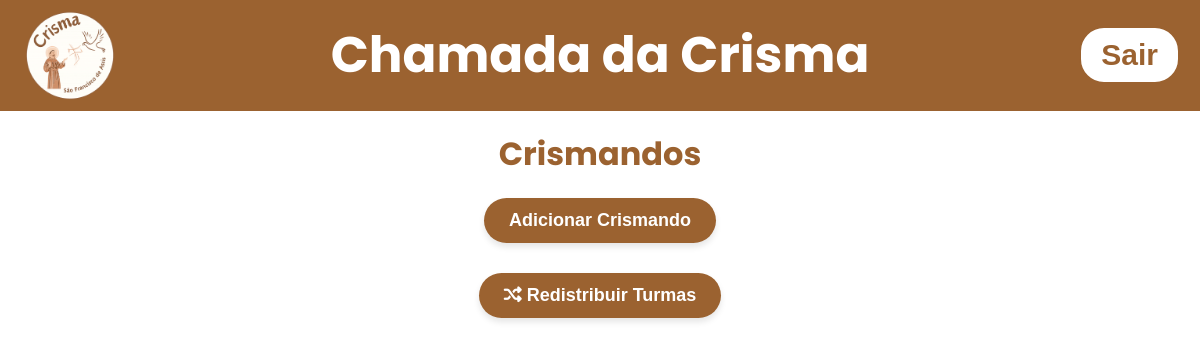
Before: /listcrismandos (signed in) with the older database file.
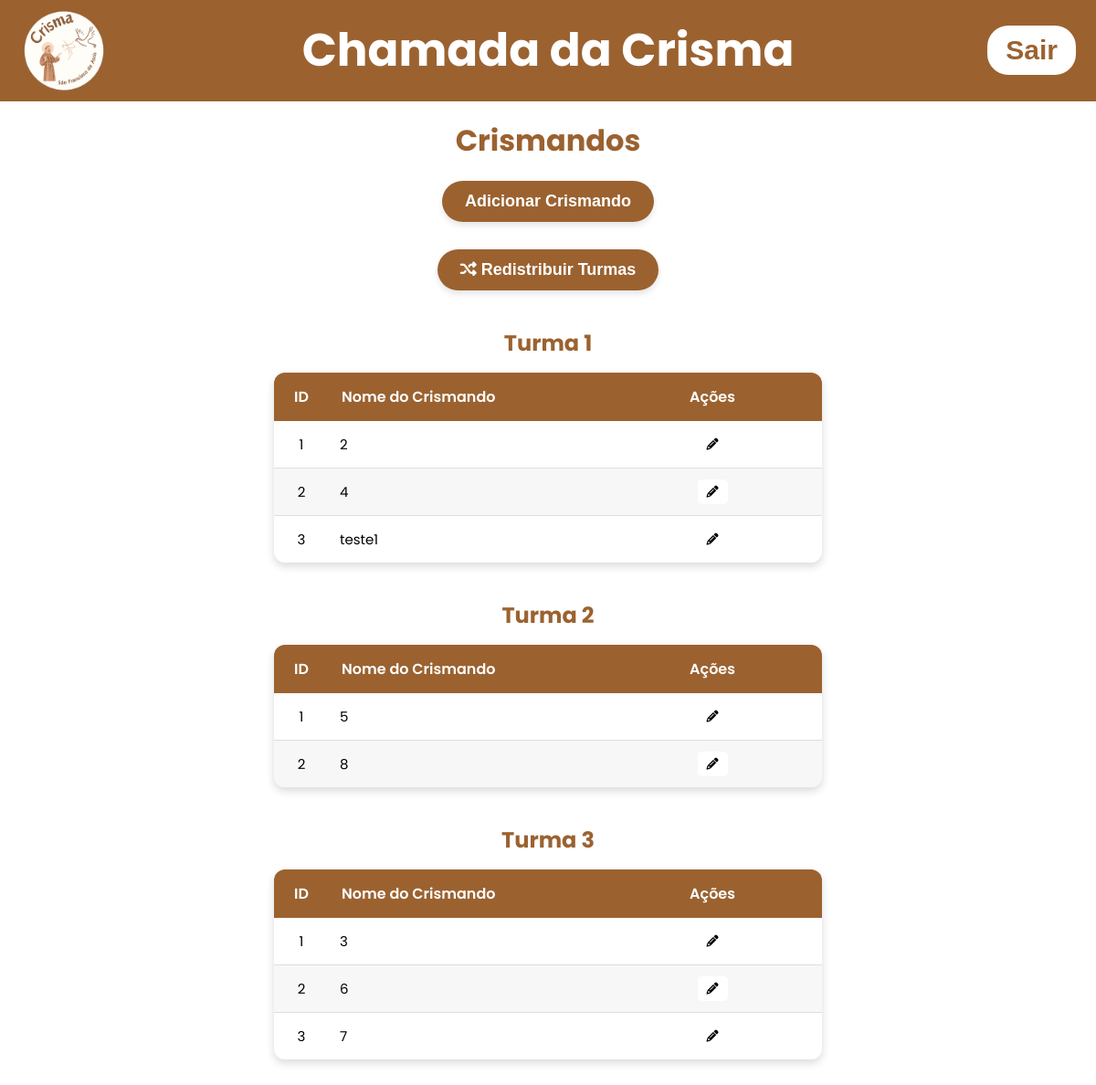
After: the same page with the newer database file.
### tables this page shows
CREATE TABLE turmas (
    id INTEGER PRIMARY KEY AUTOINCREMENT,
    turma_name TEXT NOT NULL UNIQUE                            
);

CREATE TABLE crismandos (
    id INTEGER PRIMARY KEY AUTOINCREMENT,
    name TEXT UNIQUE NOT NULL,
    turma_id INTEGER NOT NULL,    
    created_at TEXT DEFAULT CURRENT_TIMESTAMP,
    FOREIGN KEY (turma_id) REFERENCES turmas(id)    
);

### app.py (the view)
@app.get("/listcrismandos")
def list_crismandos():
    msg = request.args.get('msg')
    if not 'admin' in session:
        return render_template('index.html')
    else:
        with get_conn() as conn:
            cur = conn.cursor()
            cur.execute("SELECT id, turma_name FROM turmas ORDER BY turma_name")
            turmas = cur.fetchall()
            cur.execute("SELECT id, name, turma_id FROM crismandos ORDER BY name")
            crismandos = cur.fetchall()
            return render_template('crismandos.html', turmas = turmas, msgcrismandos =msg, crismandos = crismandos)

### app.py (called while the page is built)
def get_conn():
    conn = sqlite3.connect("data/dataBase.db")
    conn.row_factory = sqlite3.Row
    return conn

### templates/crismandos.html (shortened to what this page needs)
<!DOCTYPE html>
<html lang="pt-br">
  <head>
    <link
      rel="stylesheet"
      href="{{url_for('static', filename='css/styleconfigadmin.css')}}"
    />
    <link
      rel="stylesheet"
      href="{{url_for('static', filename='css/stylecrismandos.css')}}"
    />
    <link rel="stylesheet" href="https://cdnjs.cloudflare.com/ajax/libs/font-awesome/6.5.0/css/all.min.css">
    <link rel="stylesheet" href="https://cdnjs.cloudflare.com/ajax/libs/font-awesome/6.5.1/css/all.min.css">
  </head>
  <body>
    <header>
      <div class="header-left">
        <img
          src="{{url_for('static', filename='images/logocrismamaior.png')}}"
          alt="Logo da crisma"
          class="logo"
        />
        <h1 class="title-center" onclick="window.location.href='/homepage'">
          Chamada da Crisma
        </h1>
      </div>
      <form action="{{url_for('logout_user')}}" method="post">
        <button class="button-logout">Sair</button>
      </form>
    </header>
<main>
<div id="container-principal">
    <h1>Crismandos</h1>
    <button onclick="OpenModalEditCrismandos()">Adicionar Crismando</button>
    <button onclick="OpenRandomModal()">
      <i class="fa-solid fa-shuffle"></i>
      Redistribuir Turmas
    </button>
    {% for turma in turmas%}
        <h2 class="turma-titulo">{{ turma.turma_name }}</h2>
        <table class="tabela-crismandos">
            <thead>
                <tr>
                    <th>ID</th>
                    <th>Nome do Crismando</th>
                    <th>Ações</th>
                </tr>
            </thead>
            <tbody>
            {% set counter = [0] %}
                {%for crismando in crismandos | sort(attribute='name')%}
                    {% if crismando.turma_id == turma.id %}
                        <tr>
                            <td>{{counter[0]}}</td>
                            <td>{{crismando.name}}</td>
                            <td>
                                <button onclick="OpenEditCrismandos({{crismando.id}})"><i class="fas fa-pencil-alt"></i></button>
                            </td>
                        </tr>
                    {%endif%}
                {%endfor%}
            </tbody>
        </table>
    {% endfor %}
    </main>
  </body>
</html>

### static/css/styleconfigadmin.css (style rules this page uses)
body { margin: 50px 0px; background-color: #ffffff; font-family: 'Poppins', sans-serif; padding-top: 80px; }
* { margin: 0; padding: 0; box-sizing: border-box; }
:root { --marrom-logo: #9B6230; }
header { background-color: var(--marrom-logo); color: white; padding: 10px 20px; display: flex; align-items: center; justify-content: space-between; position: fixed; top: 0; left: 0; right: 0; z-index: 1000; }
.header-left { display: flex; align-items: center; }
.header-left img { width: 100px; height: auto; margin-bottom: 0; }
.title-center { position: absolute; left: 50%; transform: translateX(-50%); font-size: 50px; font-weight: bold; background: none; border: none; color: white; cursor: pointer; }
.button-logout { background-color: white; color: var(--marrom-logo); border-radius: 25px; padding: 10px 20px; border-style: solid; border-color: #9B6230; font-size: 30px; font-weight: 600; }

### static/css/stylecrismandos.css (style rules this page uses)
:root { --marrom-logo: #9B6230; }
#container-principal h1 { text-align: center; font-size: 32px; color: var(--marrom-logo); margin-bottom: 20px; }
#container-principal > button { display: block; margin: 0 auto 30px auto; background-color: var(--marrom-logo); color: white; border: none; border-radius: 25px; padding: 12px 25px; font-size: 18px; font-weight: 600; cursor: pointer; transition: background-color 0.3s, transform 0.3s; box-shadow: 0 4px 6px rgba(0, 0, 0, 0.1); }
.turma-titulo { text-align: center; font-size: 24px; color: var(--marrom-logo); margin: 40px auto 15px auto; width: 60%; max-width: 600px; }
.tabela-crismandos { width: 60%; margin: 0 auto 40px auto; border-collapse: collapse; background: white; border-radius: 12px; overflow: hidden; box-shadow: 0 4px 10px rgba(0,0,0,0.15); max-width: 600px; }
.tabela-crismandos thead { background: var(--marrom-logo); color: white; }
.tabela-crismandos thead th { padding: 14px; font-size: 16px; font-weight: 600; white-space: nowrap; text-align: center; }
.tabela-crismandos tbody td { padding: 12px; font-size: 15px; border-bottom: 1px solid #ddd; text-align: center; }
.tabela-crismandos tbody tr:last-child td { border-bottom: none; }
.tabela-crismandos tbody tr:nth-child(even) { background: #f7f7f7; }
.tabela-crismandos button { border: none; padding: 6px 10px; border-radius: 5px; font-size: 13px; font-weight: 600; cursor: pointer; background-color: white; transition: background-color 0.3s; color: white; margin: 0 2px; }
.tabela-crismandos i { color: black; }
.tabela-crismandos th:nth-child(1), .tabela-crismandos td:nth-child(1) { width: 10%; }
.tabela-crismandos th:nth-child(2), .tabela-crismandos td:nth-child(2) { width: 50%; text-align: left; }
.tabela-crismandos th:nth-child(3), .tabela-crismandos td:nth-child(3) { width: 40%; }

Changed rows visible on the page:
added turmas: turma_name "Turma 1"
added crismandos: turma "1", name "2", shown under "Turma 1"
added crismandos: counter "2", name "4", shown under "Turma 1"
added crismandos: counter "3", name "teste1", shown under "Turma 1"
added turmas: turma_name "Turma 2"
added crismandos: counter "1", name "5", shown under "Turma 2"
added crismandos: turma "2", name "8", shown under "Turma 2"
added turmas: turma_name "Turma 3"
added crismandos: counter "1", name "3", shown under "Turma 3"
added crismandos: counter "2", name "6", shown under "Turma 3"
added crismandos: turma "3", name "7", shown under "Turma 3"
